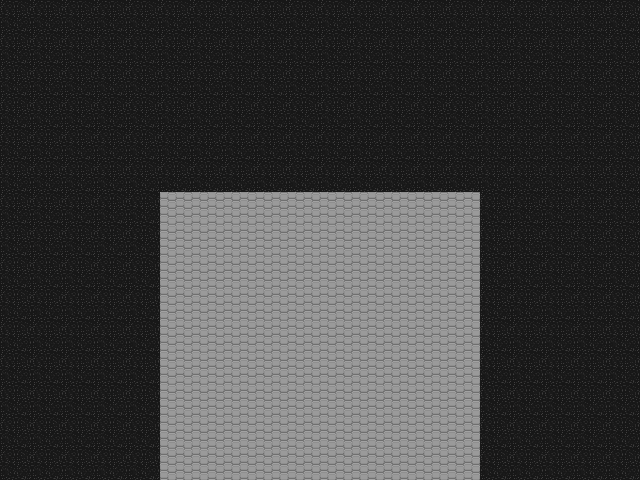

Tiled map render using the project's own tile images. Description and the map definition, with tile-layer contents summarised, below:
An orthogonal 20x15 tile map with 32x32 px tiles, 1 tile layer (Tile Layer 1).

<map version="1.0" orientation="orthogonal" width="20" height="15" tilewidth="32" tileheight="32">
 <tileset firstgid="1" name="TIles" tilewidth="32" tileheight="32">
  <image source="CityTiles_SharpEdge.png" width="128" height="32" />
 </tileset>
 <layer name="Tile Layer 1" width="20" height="15">
  <data>[300 cells, 300 non-empty, 2 distinct tile ids]</data>
 </layer>
</map>
